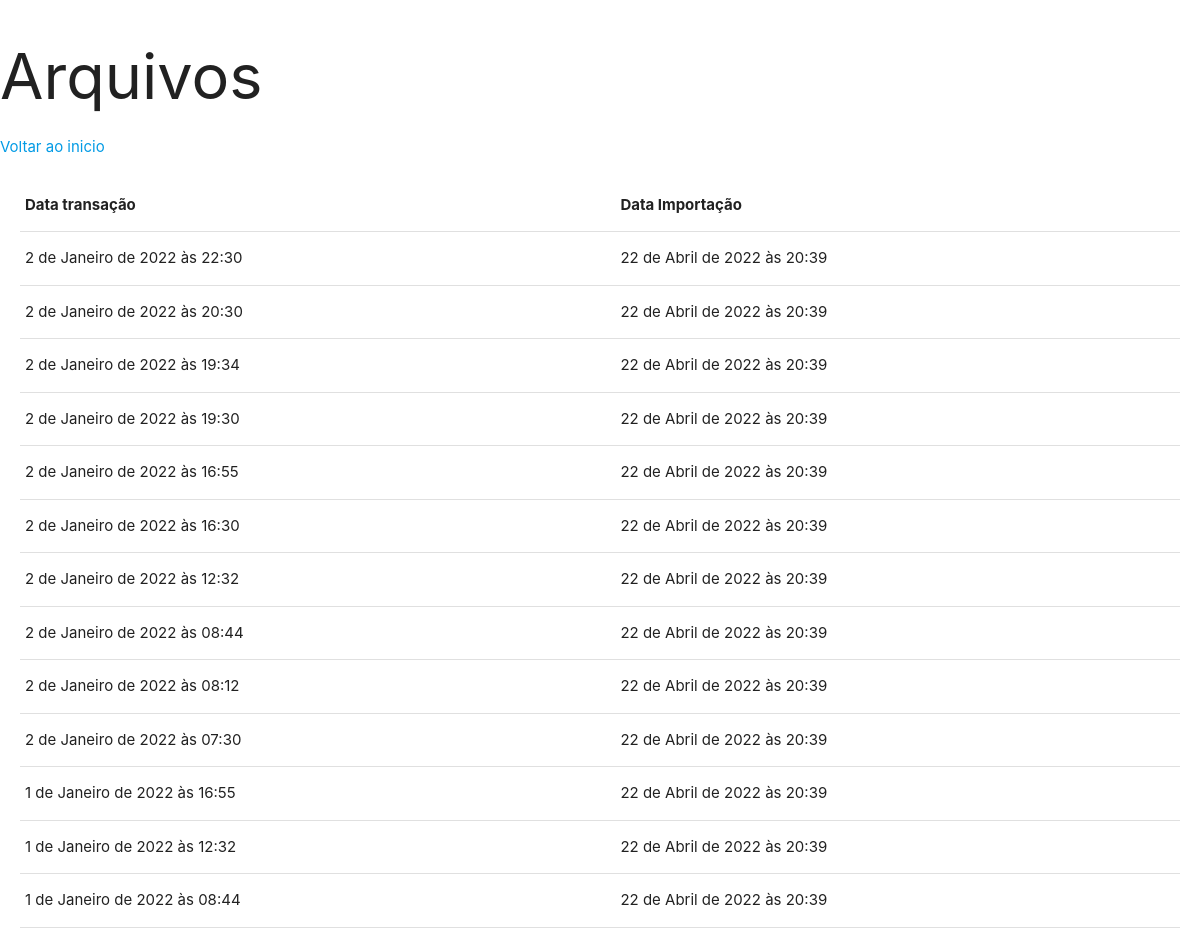
The page /acessa_transacoes on the database its author committed.
### banco/models.py (models this page shows, shortened)
class Transacao(models.Model):
    banco_origem = models.CharField(max_length=30, null=False)
    agencia_origem = models.CharField(max_length=4, null=False)
    conta_origem = models.CharField(max_length=7, null=False)
    banco_destino = models.CharField(max_length=30, null=False)
    agencia_destino = models.CharField(max_length=4, null=False)
    conta_destino = models.CharField(max_length=7, null=False)
    valor_transacao = models.DecimalField(max_digits=8, decimal_places=2)
    data_hora_trasacao = models.DateTimeField(default=timezone.now)
    data_importacao = models.DateTimeField(auto_now=True, verbose_name='Atualizado em')

### banco/views.py (the view)
# urls.py: path('acessa_transacoes', views.acessa_transacoes, name="consulta_trasacao")
def acessa_transacoes(request):
    dados = consulta_transacoes()
    return render(request, "enviado_sucesso.html", dados)

### banco/views.py (called while the page is built)
def consulta_transacoes():
    bancos = Transacao.objects.all().order_by('-data_importacao').order_by('-data_importacao', '-data_hora_trasacao')
    dados = {"bancos": bancos}
    return dados

### templates/enviado_sucesso.html (shortened to what this page needs)
<!DOCTYPE html>
<html lang="pt-br">
    <head>
         <link rel="stylesheet" href="https://cdnjs.cloudflare.com/ajax/libs/materialize/1.0.0/css/materialize.min.css">
    </head>
    <body>
        <h1>Arquivos</h1>
        <a href="{% url 'index' %}">Voltar ao inicio</a>
        <div style="padding: 20px 20px 20px 20px;">
        <table class="highlight">
            <thead>
              <tr>
                  <th>Data transação</th>
                  <th>Data Importação</th>
              </tr>
            </thead>
            <tbody>
                {%for banco in bancos %}
                <tr>
                    <td>{{banco.data_hora_trasacao}}</td>
                    <td>{{banco.data_importacao}}</td>
                {%endfor%}
                </tr>
            </tbody>
          </table>
        </div>
    </body>
</html>

### rows shown on the page
Transacao: data_hora_trasacao "2 de Janeiro de 2022 às 22:30", data_importacao "22 de Abril de 2022 às 20:39"
Transacao: data_hora_trasacao "2 de Janeiro de 2022 às 20:30", data_importacao "22 de Abril de 2022 às 20:39"
Transacao: data_hora_trasacao "2 de Janeiro de 2022 às 19:34", data_importacao "22 de Abril de 2022 às 20:39"
Transacao: data_hora_trasacao "2 de Janeiro de 2022 às 19:30", data_importacao "22 de Abril de 2022 às 20:39"
Transacao: data_hora_trasacao "2 de Janeiro de 2022 às 16:55", data_importacao "22 de Abril de 2022 às 20:39"
Transacao: data_hora_trasacao "2 de Janeiro de 2022 às 16:30", data_importacao "22 de Abril de 2022 às 20:39"
Transacao: data_hora_trasacao "2 de Janeiro de 2022 às 12:32", data_importacao "22 de Abril de 2022 às 20:39"
Transacao: data_hora_trasacao "2 de Janeiro de 2022 às 08:44", data_importacao "22 de Abril de 2022 às 20:39"
Transacao: data_hora_trasacao "2 de Janeiro de 2022 às 08:12", data_importacao "22 de Abril de 2022 às 20:39"
Transacao: data_hora_trasacao "2 de Janeiro de 2022 às 07:30", data_importacao "22 de Abril de 2022 às 20:39"
Transacao: data_hora_trasacao "1 de Janeiro de 2022 às 16:55", data_importacao "22 de Abril de 2022 às 20:39"
Transacao: data_hora_trasacao "1 de Janeiro de 2022 às 12:32", data_importacao "22 de Abril de 2022 às 20:39"
Transacao: data_hora_trasacao "1 de Janeiro de 2022 às 08:44", data_importacao "22 de Abril de 2022 às 20:39"
